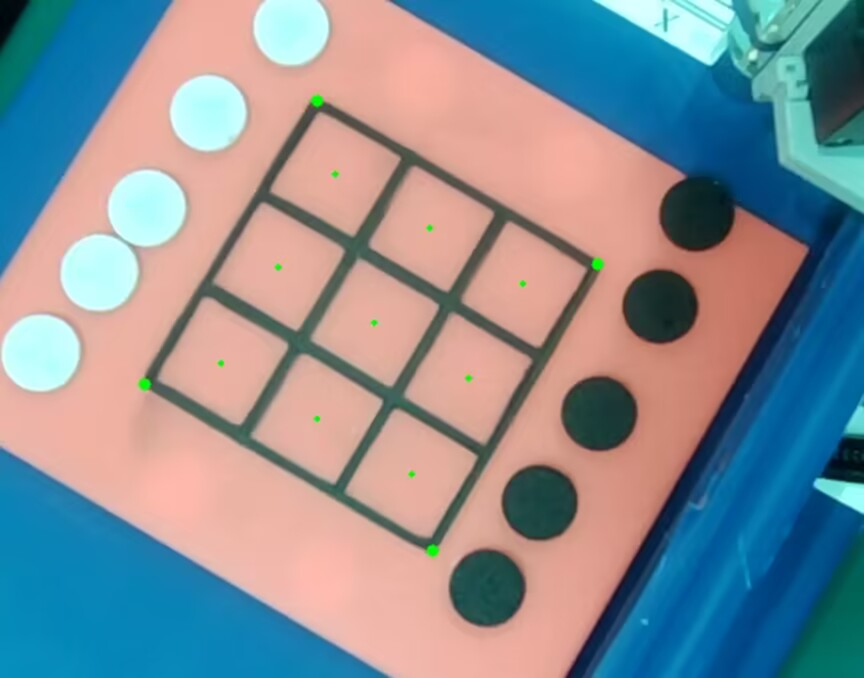
#> input picture 三子棋/test/1.jpg, 864 x 678 px, given in place of the camera
$ python wb.py   (older library calls are emulated)
#> lines starting #> are read from the running program, lines starting #| are printed output that depends on the picture
### 循迹小车/Method1/ser.py
import serial


def Connect():
    global ser
    ser= serial.Serial(port="/dev/ttyTHS0",baudrate=9600,timeout=0.5)
    if ser.isOpen():
        return True
    else:
        print("STM32 Serial Open Error!")
        return False


def DisConnect():
    ser.close()


def SendCommand(command):
    meg_tranform = messgae_tranform(command)
    ser.write(meg_tranform.encode('utf-8'))


def messgae_tranform(meg):
    if meg[1]=="0":
        meg_tranform="a"
    elif meg=="a1":
        meg_tranform = "b"
    elif meg=="a2":
        meg_tranform = "c"
    elif meg == "a3":
        meg_tranform = "d"
    elif meg == "b1":
        meg_tranform = "e"
    elif meg == "b2":
        meg_tranform = "f"
    elif meg == "b3":
        meg_tranform = "g"
    elif meg == "c1":
        meg_tranform = "h"
    elif meg == "c2":
        meg_tranform = "i"
    elif meg == "c3":
        meg_tranform = "j"
    return meg_tranform

### 循迹小车/Method1/wb.py
import ser
import time
import cv2
import numpy as np
cap = cv2.VideoCapture(0)
ser.Connect()


def circle_angle(dilation):
    angle = []
    contours, hierarchy = cv2.findContours(dilation, cv2.RETR_EXTERNAL, cv2.CHAIN_APPROX_SIMPLE)
    [vx, vy, x1, y1] = cv2.fitLine(contours[0], cv2.DIST_L2, 0, 0.01, 0.01)
    angle.append(np.float(np.arctan2(vy, vx) * 180 / np.pi))
    return angle


def get_command(cap):
    ret,image = cap.read()
    gray = cv2.cvtColor(image, cv2.COLOR_BGR2GRAY)
    # 二值图像处理
    ret2, binary = cv2.threshold(gray,127,255,cv2.THRESH_BINARY_INV)
    try:
        # 边缘检测
        contours = cv2.Canny(binary,150,200)
        angle = line_angle(contours)
    except TypeError:
        angle = circle_angle(binary)
    #将角度转化为指令
    print(angle)
    try:
        if angle[0] ==180:
            command='b1'
        elif angle[0] ==0:
            command ='c1'
        elif angle[0] <0:
            command = 'c1'
        else:
            command = 'b1'
    except:
        command ='a0'

    print(command)
    return command


def line_angle(contours):
    lines = cv2.HoughLinesP(contours, 1, np.pi / 180,60, minLineLength=150, maxLineGap=50)
    # 去除重复的直线
    unique_lines = []
    angle = []
    for line in lines:
        x1, y1, x2, y2 = line[0]
        if len(unique_lines) == 0:
            unique_lines.append(line)
        else:
            _ = True
            for _line in unique_lines:
                ux1, uy1, ux2, uy2 = _line[0]
                dist = np.abs((y2 - y1) * ux1 - (x2 - x1) * uy1 + x2 * y1 - y2 * x1) / np.sqrt((y2 - y1) ** 2 + (x2 - x1) ** 2)
                if dist < 150:  # 设定距离阈值为85个像素
                    _ = False
                    break
            if _:
                unique_lines.append(line)
    for line in unique_lines:
        x1,y1,x2,y2 = line[0]
        if x1 == x2:
            pass
        elif y1 == y2:
            if x2 > contours.shape[1]*7/10:
                angle.append(0)
            else:
                angle.append(180)
        else:
            angle.append(np.arctan2(y2-y1,x2-x1)*180/np.pi)
    return angle


while True:
    #获得指令
    command =get_command(cap)
    #发出指令
    ser.SendCommand(command)
cap.release()
cv2.destroyAllWindows()

$ run again, on 三子棋/test/2.jpg
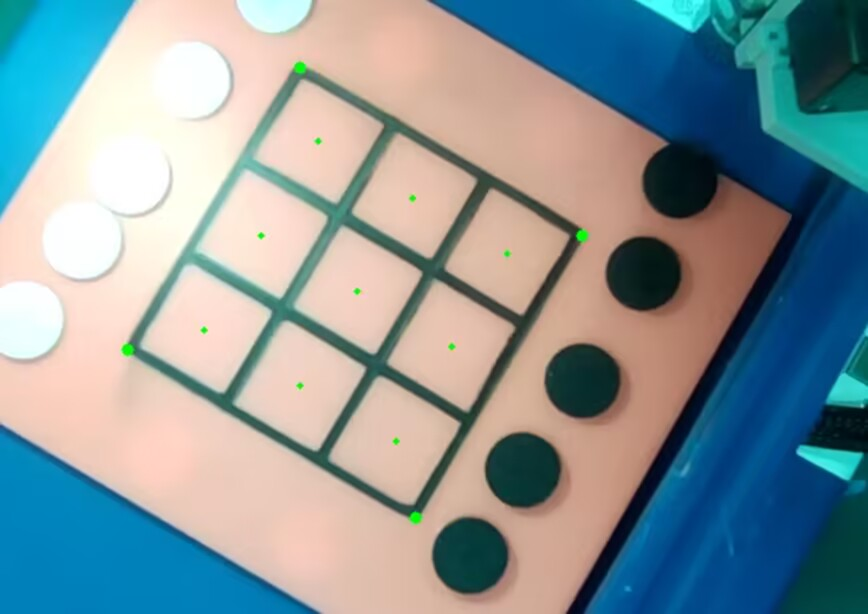
#> input picture 三子棋/test/2.jpg, 868 x 614 px, given in place of the camera

$ run again, on 三子棋/test/3.jpg
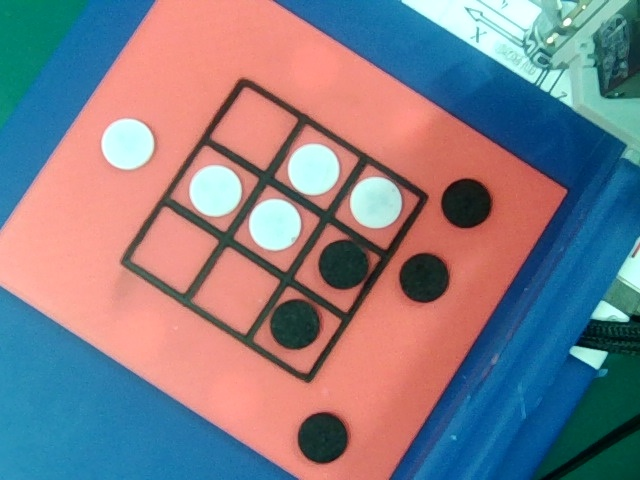
#> input picture 三子棋/test/3.jpg, 640 x 480 px, given in place of the camera

$ run again, on 三子棋/test/chess.jpg
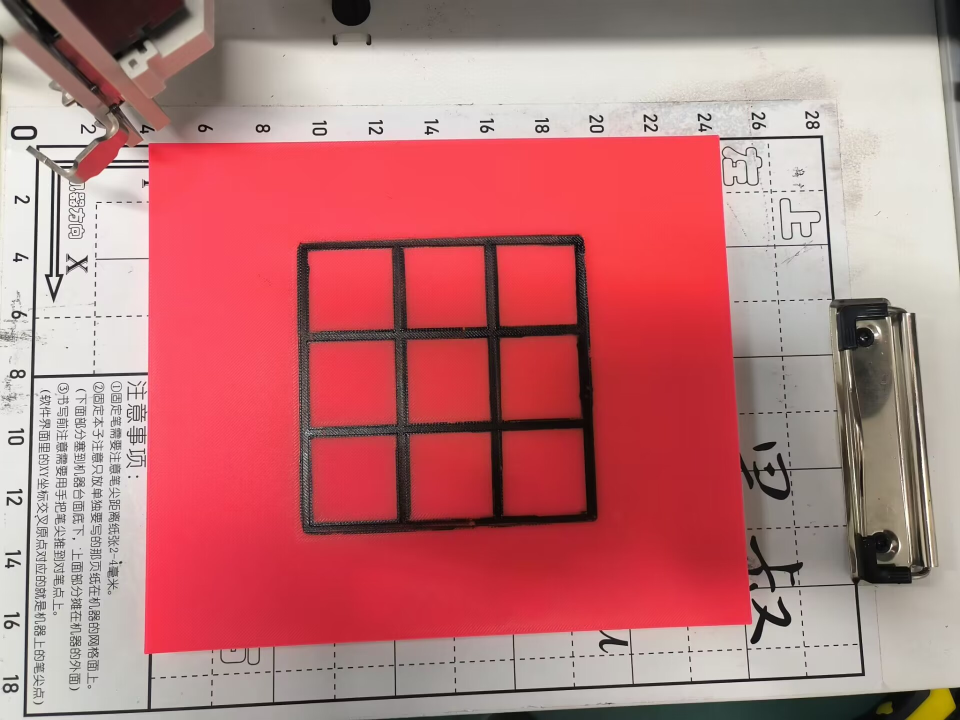
#> input picture 三子棋/test/chess.jpg, 1920 x 1440 px, given in place of the camera (shown at 1/2 size)
